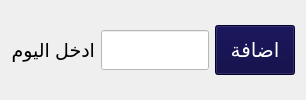
             <widget class="QWidget" name="tab_17">
              <attribute name="title">
               <string>بيانات الايام</string>
              </attribute>
              <layout class="QGridLayout" name="gridLayout_31">
               <item row="0" column="0">
                <layout class="QHBoxLayout" name="horizontalLayout_31">
                 <item>
                  <widget class="QLabel" name="label_31">
                   <property name="maximumSize">
                    <size>
                     <width>150</width>
                     <height>50</height>
                    </size>
                   </property>
                   <property name="font">
                    <font>
                     <pointsize>14</pointsize>
                    </font>
                   </property>
                   <property name="text">
                    <string>ادخل اليوم</string>
                   </property>
                  </widget>
                 </item>
                 <item>
                  <widget class="QLineEdit" name="lineEdit_12">
                   <property name="maximumSize">
                    <size>
                     <width>250</width>
                     <height>40</height>
                    </size>
                   </property>
                   <property name="styleSheet">
                    <string notr="true">color: rgb(0, 0, 0);
font: 10pt &quot;MS Shell Dlg 2&quot;;
background-color: rgb(255, 255, 255);</string>
                   </property>
                  </widget>
                 </item>
                 <item>
                  <widget class="QPushButton" name="pushButton_15">
                   <property name="maximumSize">
                    <size>
                     <width>130</width>
                     <height>50</height>
                    </size>
                   </property>
                   <property name="font">
                    <font>
                     <family>PT Bold Heading</family>
                     <pointsize>15</pointsize>
                     <weight>50</weight>
                     <italic>false</italic>
                     <bold>false</bold>
                    </font>
                   </property>
                   <property name="styleSheet">
                    <string notr="true">background-color:rgb(4, 0, 62);
color:rgb(255, 255, 255);
font: 15pt &quot;PT Bold Heading&quot;;</string>
                   </property>
                   <property name="text">
                    <string>اضافة</string>
                   </property>
                  </widget>
                 </item>
                </layout>
               </item>
              </layout>
             </widget>
